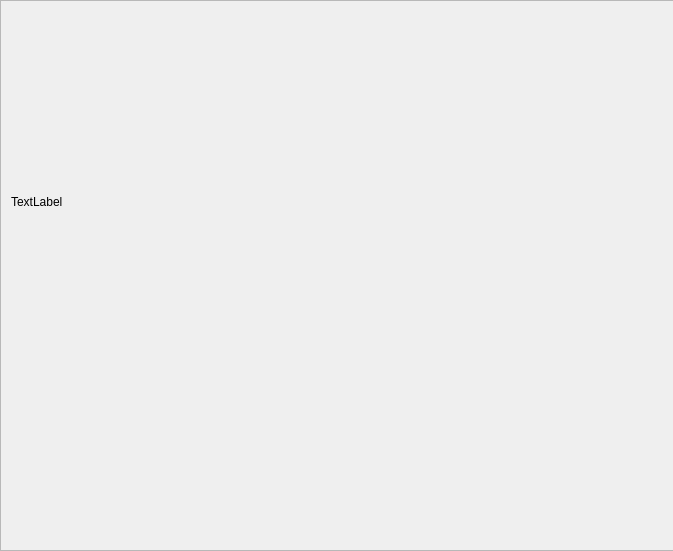
<?xml version="1.0" encoding="UTF-8"?>
<ui version="4.0">
 <class>Dialog</class>
 <widget class="QDialog" name="Dialog">
  <property name="geometry">
   <rect>
    <x>0</x>
    <y>0</y>
    <width>673</width>
    <height>551</height>
   </rect>
  </property>
  <property name="windowTitle">
   <string>Visor de Reportes</string>
  </property>
  <widget class="QScrollArea" name="scrollArea">
   <property name="geometry">
    <rect>
     <x>0</x>
     <y>0</y>
     <width>681</width>
     <height>551</height>
    </rect>
   </property>
   <property name="widgetResizable">
    <bool>true</bool>
   </property>
   <widget class="QWidget" name="scrollAreaWidgetContents">
    <property name="geometry">
     <rect>
      <x>0</x>
      <y>0</y>
      <width>679</width>
      <height>549</height>
     </rect>
    </property>
    <widget class="QLabel" name="label">
     <property name="geometry">
      <rect>
       <x>10</x>
       <y>10</y>
       <width>551</width>
       <height>381</height>
      </rect>
     </property>
     <property name="text">
      <string>TextLabel</string>
     </property>
    </widget>
   </widget>
  </widget>
 </widget>
 <resources/>
 <connections/>
</ui>
